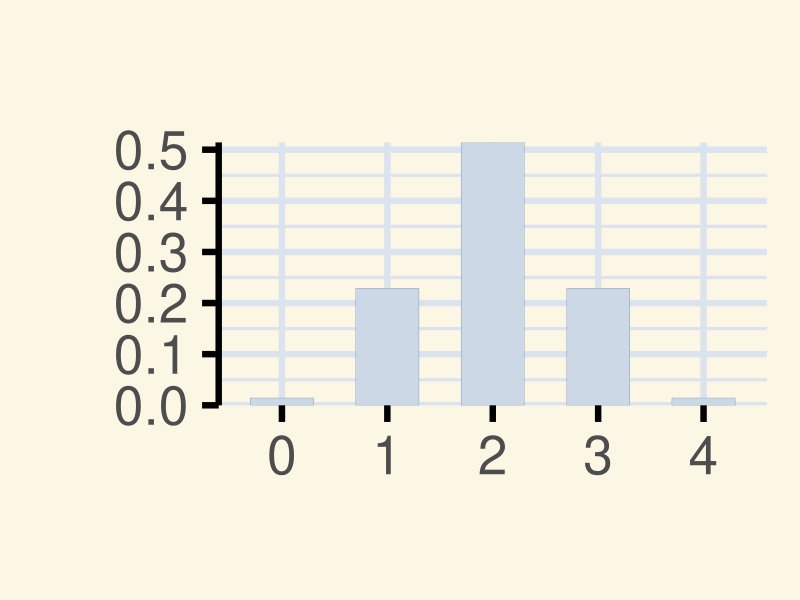

Recreate this plot in R.
### Plot the pmf for hypergeometric dsitribution (tea test)
library(tidyverse)

# parameters
N <- 8
K <- 4
n <- 4

# theoretical PMF (exact) using dhyper
pmf_df <- tibble(
  successes = 0:n,
  probability = dhyper(successes, m = K, n = N - K, k = n)
)

p <- ggplot(data = pmf_df, aes(x = factor(successes), y = probability)) +
  
  # All bars with default outline
  geom_col(
    data = pmf_df, 
    aes(x = factor(successes), y = probability),
    fill = "#CCD8E6",
    color = "#4E75A3",
    linewidth = 0.1,
    width = 0.6
  ) +
  # annotate(
  #   "rect",
  #   xmin = 5.5,
  #   xmax = 7.5,
  #   ymin = 0,
  #   ymax = max(pmf_df$probability) * 1.05,
  #   fill = "#dd7e0e",
  #   alpha = 0.1
  # ) +
  
   scale_y_continuous(expand = c(0, 0)) +  
  
  labs(
    title = " ",
    x = " ",
    y = " "
  ) +
  theme_minimal(base_size = 48) +
  theme(
    panel.background = element_rect(fill = "#FCF7E4", color = NA),
    plot.background  = element_rect(fill = "#FCF7E4", color = NA),
    panel.grid       = element_line(color = "#DAE3EE"),
    axis.line.y        = element_line(color = "black"),
    axis.ticks       = element_line(color = "black")
  )

ggsave(p, filename = "tea_test1.png", width = 18, height = 16)